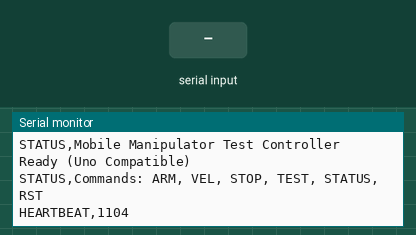
This sketch was run on a simulated Arduino Uno, built with avr-gcc and run on an emulated ATmega328P. On the bench: the last lines printed to the serial monitor. The inputs (shaded band) are chosen by the test bench.

Above: at 1.3 s.
1.4 s: "STOP,1\n" received over Serial
At 1.8 s:
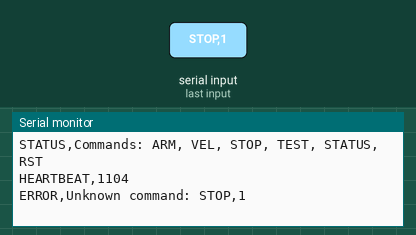
2.9 s: "ARM,\n" received over Serial
At 3.06 s:
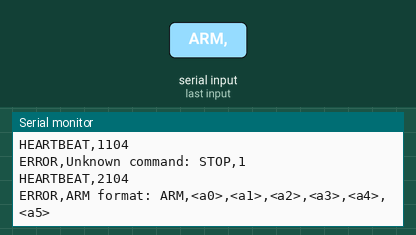
4.4 s: "STOP\n" received over Serial
At 5.0 s:
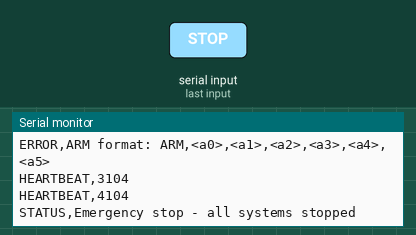
5.9 s: "TEST,ON\n" received over Serial
At 6.06 s:
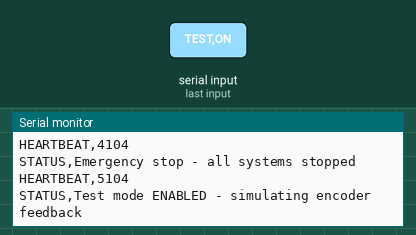
7.4 s: "TEST,OFF\n" received over Serial
At 8.0 s:
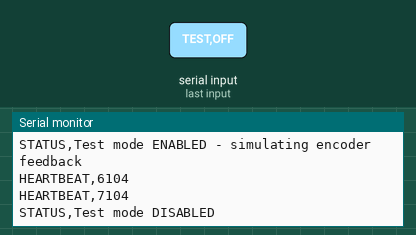
8.9 s: "STATUS\n" received over Serial
At 9.06 s:
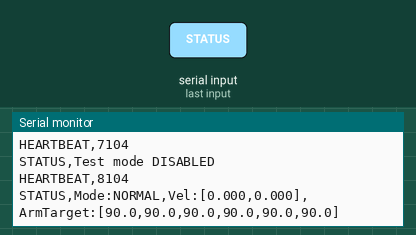
Timing chart, 0 to 11.4 s (numbered marks = the images above; inputs shaded):
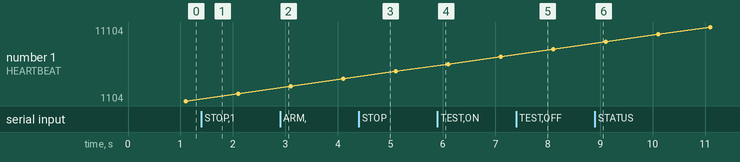

The sketch:

mobile_manipulator_test.ino
```cpp
/*
 * MOBILE MANIPULATOR TEST FIRMWARE - Arduino Uno Compatible
 * ===========================================================
 * Minimal firmware for testing ROS2 communication without hardware.
 * Works on Arduino Uno - no PCA9685 or encoders required.
 *
 * Features:
 * - Serial command parsing (same protocol as full firmware)
 * - Simulated encoder feedback in TEST mode
 * - Heartbeat messages
 * - Arm position tracking (no actual servo control)
 *
 * Serial Protocol (115200 baud):
 *   ROS -> Arduino:
 *     ARM,<a0>,<a1>,<a2>,<a3>,<a4>,<a5>  - Set arm angles (0-180)
 *     VEL,<linear_x>,<angular_z>         - Velocity command
 *     STOP                               - Emergency stop
 *     TEST,ON/OFF                        - Enable/disable test mode
 *     STATUS                             - Query status
 *     RST                                - Reset encoders
 *
 *   Arduino -> ROS:
 *     ARM_POS,<a0>,...,<a5>             - Arm servo positions
 *     ENC,<fl>,<fr>,<bl>,<br>           - Encoder ticks
 *     STATUS,<message>                  - Status messages
 *     HEARTBEAT,<millis>                - Heartbeat every 1s
 *     OK,<command>                      - Command acknowledgment
 */

// Configuration
#define SERIAL_BAUD 115200
#define WHEEL_RADIUS 0.075
#define WHEEL_BASE 0.35
#define ENCODER_CPR 360
#define HEARTBEAT_INTERVAL 1000
#define ENCODER_PUB_RATE 50

// Arm state (simulated)
float armCurrentAngle[6] = {90, 90, 90, 90, 90, 90};
float armTargetAngle[6] = {90, 90, 90, 90, 90, 90};

// Base state
float target_linear = 0.0;
float target_angular = 0.0;

// Simulated encoder counts
long sim_enc_counts[4] = {0, 0, 0, 0};
float sim_enc_accumulator[4] = {0.0, 0.0, 0.0, 0.0};

// Timing
unsigned long last_heartbeat = 0;
unsigned long last_enc_pub = 0;
unsigned long last_sim_update = 0;

// Test mode
bool test_mode = false;

// Command buffer
String cmd_buffer = "";

void setup() {
  Serial.begin(SERIAL_BAUD);
  while (!Serial) { ; }

  delay(100);

  Serial.println("STATUS,Mobile Manipulator Test Controller Ready (Uno Compatible)");
  Serial.println("STATUS,Commands: ARM, VEL, STOP, TEST, STATUS, RST");

  last_heartbeat = millis();
  last_enc_pub = millis();
  last_sim_update = millis();
}

void loop() {
  // Read serial commands
  readSerial();

  // Update simulated encoders (in test mode)
  if (test_mode) {
    updateSimulatedEncoders();
  }

  // Update arm positions (smooth transition)
  updateArmPositions();

  // Publish encoder counts
  publishEncoderCounts();

  // Send heartbeat
  sendHeartbeat();
}

void readSerial() {
  while (Serial.available()) {
    char c = Serial.read();
    if (c == '\n') {
      if (cmd_buffer.length() > 0) {
        processCommand(cmd_buffer);
        cmd_buffer = "";
      }
    } else if (c != '\r') {
      cmd_buffer += c;
    }
  }
}

void processCommand(String cmd) {
  cmd.trim();

  // ARM command
  if (cmd.startsWith("ARM,")) {
    String t = cmd.substring(4);
    float vals[6];
    int index = 0, last = 0;

    for (unsigned int i = 0; i <= t.length() && index < 6; i++) {
      if (i == t.length() || t.charAt(i) == ',') {
        vals[index++] = t.substring(last, i).toFloat();
        last = i + 1;
      }
    }

    if (index == 6) {
      for (int i = 0; i < 6; i++) {
        armTargetAngle[i] = constrain(vals[i], 0, 180);
      }
      Serial.println("OK,ARM");
    } else {
      Serial.println("ERROR,ARM format: ARM,<a0>,<a1>,<a2>,<a3>,<a4>,<a5>");
    }
  }
  // VEL command
  else if (cmd.startsWith("VEL,")) {
    int idx1 = cmd.indexOf(',');
    int idx2 = cmd.indexOf(',', idx1 + 1);

    if (idx2 > idx1) {
      target_linear = cmd.substring(idx1 + 1, idx2).toFloat();
      target_angular = cmd.substring(idx2 + 1).toFloat();
      Serial.println("OK,VEL");
    }
  }
  // STOP command
  else if (cmd == "STOP") {
    target_linear = 0;
    target_angular = 0;
    for (int i = 0; i < 6; i++) {
      armTargetAngle[i] = armCurrentAngle[i];
    }
    Serial.println("STATUS,Emergency stop - all systems stopped");
  }
  // TEST mode
  else if (cmd == "TEST,ON") {
    test_mode = true;
    resetEncoders();
    Serial.println("STATUS,Test mode ENABLED - simulating encoder feedback");
  }
  else if (cmd == "TEST,OFF") {
    test_mode = false;
    target_linear = 0;
    target_angular = 0;
    Serial.println("STATUS,Test mode DISABLED");
  }
  // STATUS query
  else if (cmd == "STATUS") {
    Serial.print("STATUS,Mode:");
    Serial.print(test_mode ? "TEST" : "NORMAL");
    Serial.print(",Vel:[");
    Serial.print(target_linear, 3);
    Serial.print(",");
    Serial.print(target_angular, 3);
    Serial.print("],ArmTarget:[");
    for (int i = 0; i < 6; i++) {
      Serial.print(armTargetAngle[i], 1);
      if (i < 5) Serial.print(",");
    }
    Serial.println("]");
  }
  // RST - reset encoders
  else if (cmd == "RST") {
    resetEncoders();
    Serial.println("STATUS,Encoders reset");
  }
  else {
    Serial.print("ERROR,Unknown command: ");
    Serial.println(cmd);
  }
}

void resetEncoders() {
  for (int i = 0; i < 4; i++) {
    sim_enc_counts[i] = 0;
    sim_enc_accumulator[i] = 0.0;
  }
}

void updateSimulatedEncoders() {
  unsigned long now = millis();
  float dt = (now - last_sim_update) / 1000.0;

  if (dt <= 0 || dt > 0.1) {
    last_sim_update = now;
    return;
  }

  // Convert velocity to wheel velocities (differential drive)
  float v_left = target_linear - (target_angular * WHEEL_BASE / 2.0);
  float v_right = target_linear + (target_angular * WHEEL_BASE / 2.0);

  // Convert to wheel angular velocities
  float omega_left = v_left / WHEEL_RADIUS;
  float omega_right = v_right / WHEEL_RADIUS;

  // Calculate encoder ticks
  float left_ticks = (omega_left * dt * ENCODER_CPR) / (2.0 * PI);
  float right_ticks = (omega_right * dt * ENCODER_CPR) / (2.0 * PI);

  // Accumulate for all 4 wheels (left side / right side)
  sim_enc_accumulator[0] += left_ticks;   // Front Left
  sim_enc_accumulator[1] += right_ticks;  // Front Right
  sim_enc_accumulator[2] += left_ticks;   // Back Left
  sim_enc_accumulator[3] += right_ticks;  // Back Right

  // Convert accumulated fractional ticks to whole ticks
  for (int i = 0; i < 4; i++) {
    long whole_ticks = (long)sim_enc_accumulator[i];
    if (whole_ticks != 0) {
      sim_enc_counts[i] += whole_ticks;
      sim_enc_accumulator[i] -= whole_ticks;
    }
  }

  last_sim_update = now;
}

void updateArmPositions() {
  bool changed = false;

  for (int i = 0; i < 6; i++) {
    if (armCurrentAngle[i] < armTargetAngle[i]) {
      armCurrentAngle[i] += 1.0;
      if (armCurrentAngle[i] > armTargetAngle[i]) {
        armCurrentAngle[i] = armTargetAngle[i];
      }
      changed = true;
    }
    else if (armCurrentAngle[i] > armTargetAngle[i]) {
      armCurrentAngle[i] -= 1.0;
      if (armCurrentAngle[i] < armTargetAngle[i]) {
        armCurrentAngle[i] = armTargetAngle[i];
      }
      changed = true;
    }
  }

  // Send arm positions when changed
  static unsigned long lastArmPub = 0;
  if (changed && millis() - lastArmPub > 30) {
    Serial.print("ARM_POS,");
    for (int i = 0; i < 6; i++) {
      Serial.print(armCurrentAngle[i], 1);
      if (i < 5) Serial.print(",");
    }
    Serial.println();
    lastArmPub = millis();
  }
}

void publishEncoderCounts() {
  unsigned long now = millis();
  unsigned long interval = 1000 / ENCODER_PUB_RATE;

  if (now - last_enc_pub >= interval) {
    // Only publish if in test mode and there's movement
    if (test_mode && (target_linear != 0 || target_angular != 0)) {
      Serial.print("ENC,");
      Serial.print(sim_enc_counts[0]);
      Serial.print(",");
      Serial.print(sim_enc_counts[1]);
      Serial.print(",");
      Serial.print(sim_enc_counts[2]);
      Serial.print(",");
      Serial.println(sim_enc_counts[3]);
    }
    last_enc_pub = now;
  }
}

void sendHeartbeat() {
  unsigned long now = millis();
  if (now - last_heartbeat >= HEARTBEAT_INTERVAL) {
    Serial.print("HEARTBEAT,");
    Serial.println(now);
    last_heartbeat = now;
  }
}
```

Measured:
- after the input at 1.4 s, the serial monitor: prints a new line at once (image 1)
- after the input at 2.9 s, the serial monitor: prints a new line at once (image 2)
- after the input at 4.4 s, the serial monitor: prints a new line at once (image 3)
- after the input at 5.9 s, the serial monitor: prints a new line at once (image 4)
- after the input at 7.4 s, the serial monitor: prints a new line at once (image 5)
- after the input at 8.9 s, the serial monitor: prints a new line at once (image 6)
